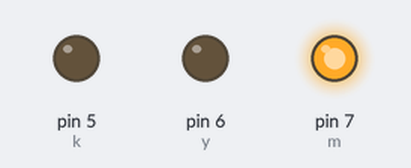
Bench run of a sketch on a simulated Arduino Uno, built with avr-gcc and run on an emulated ATmega328P. On the bench: output pins drawn as LEDs (lit = HIGH).

Above: at 0.3 s.
At 1.0 s:
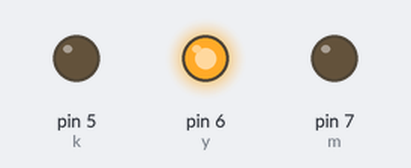
At 3.8 s:
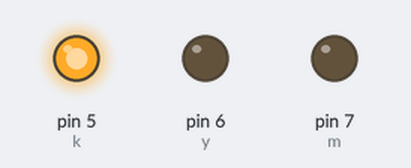
Timing chart, 0 to 4.8 s (numbered marks = the images above):
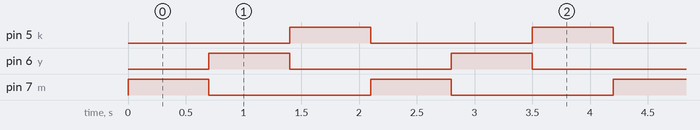

The sketch:

ky-009.ino
```cpp
int k = 5;
int m = 7;
int y = 6;

void setup()
{
  pinMode(k, OUTPUT);
  pinMode(m, OUTPUT);
  pinMode(y, OUTPUT);
}

void loop()
{
  digitalWrite(m, HIGH);
  delay(700);
  digitalWrite(m, LOW);
  digitalWrite(y, HIGH);
  delay(700);
  digitalWrite(y, LOW);
  digitalWrite(k, HIGH);
  delay(700);
  digitalWrite(k, LOW);
}
```

Measured:
- by itself, pin 5 (k), pin 6 (y), pin 7 (m): alternates HIGH for 0.70 s and LOW for 1.4 s
- by itself, everything shown: repeats every 2.1 s, in 4 steps
